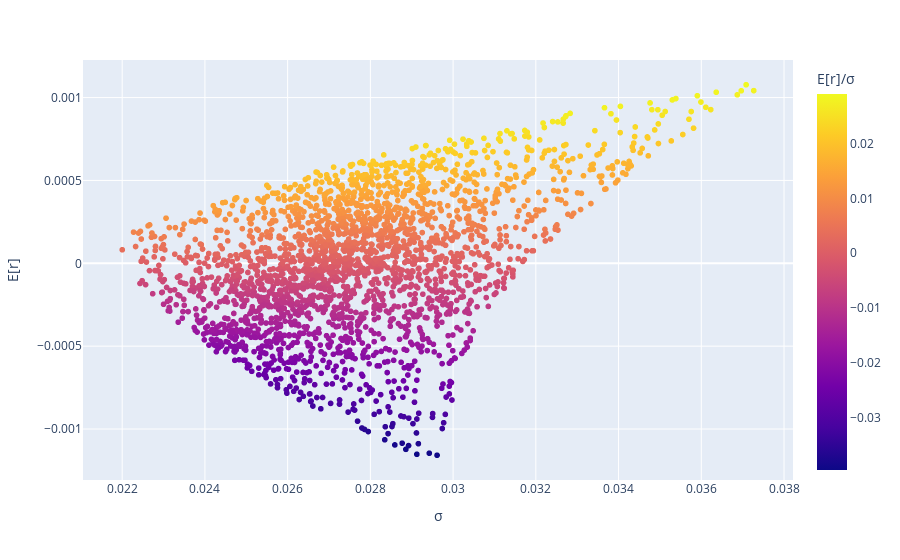

Here is the notebook cell this chart was saved with:
### Markdown cell above
Plotting Markowitz bullet

### Code cell
fig = px.scatter(df_ports,
                 x='\u03C3',
                 y='E[r]',
                 color='E[r]/\u03C3',
                 hover_data=[ticker for ticker in tickers])
fig.show()

### Figure 1 — Plotly figure (JSON) as saved in the notebook; plotly's stock layout.template omitted (floating-point values rounded to 4 significant figures; data arrays with more than 128 entries replaced by an {"elided": "..."} marker saying what was removed)
{"data": [{"customdata": {"elided": "2500x3 float values"}, "hovertemplate": "σ=%{x}<br>E[r]=%{y}<br>NVDA=%{customdata[0]}<br>MSFT=%{customdata[1]}<br>AMZN=%{customdata[2]}<br>E[r]/σ=%{marker.color}<extra></extra>", "legendgroup": "", "marker": {"color": {"elided": "2500 float values"}, "coloraxis": "coloraxis", "symbol": "circle"}, "mode": "markers", "name": "", "showlegend": false, "type": "scattergl", "x": {"elided": "2500 float values"}, "xaxis": "x", "y": {"elided": "2500 float values"}, "yaxis": "y"}], "layout": {"coloraxis": {"colorbar": {"title": {"text": "E[r]/σ"}}, "colorscale": [[0, "#0d0887"], [0.1111, "#46039f"], [0.2222, "#7201a8"], [0.3333, "#9c179e"], [0.4444, "#bd3786"], [0.5556, "#d8576b"], [0.6667, "#ed7953"], [0.7778, "#fb9f3a"], [0.8889, "#fdca26"], [1, "#f0f921"]]}, "legend": {"tracegroupgap": 0}, "margin": {"t": 60}, "xaxis": {"anchor": "y", "domain": [0, 1], "title": {"text": "σ"}}, "yaxis": {"anchor": "x", "domain": [0, 1], "title": {"text": "E[r]"}}}}
